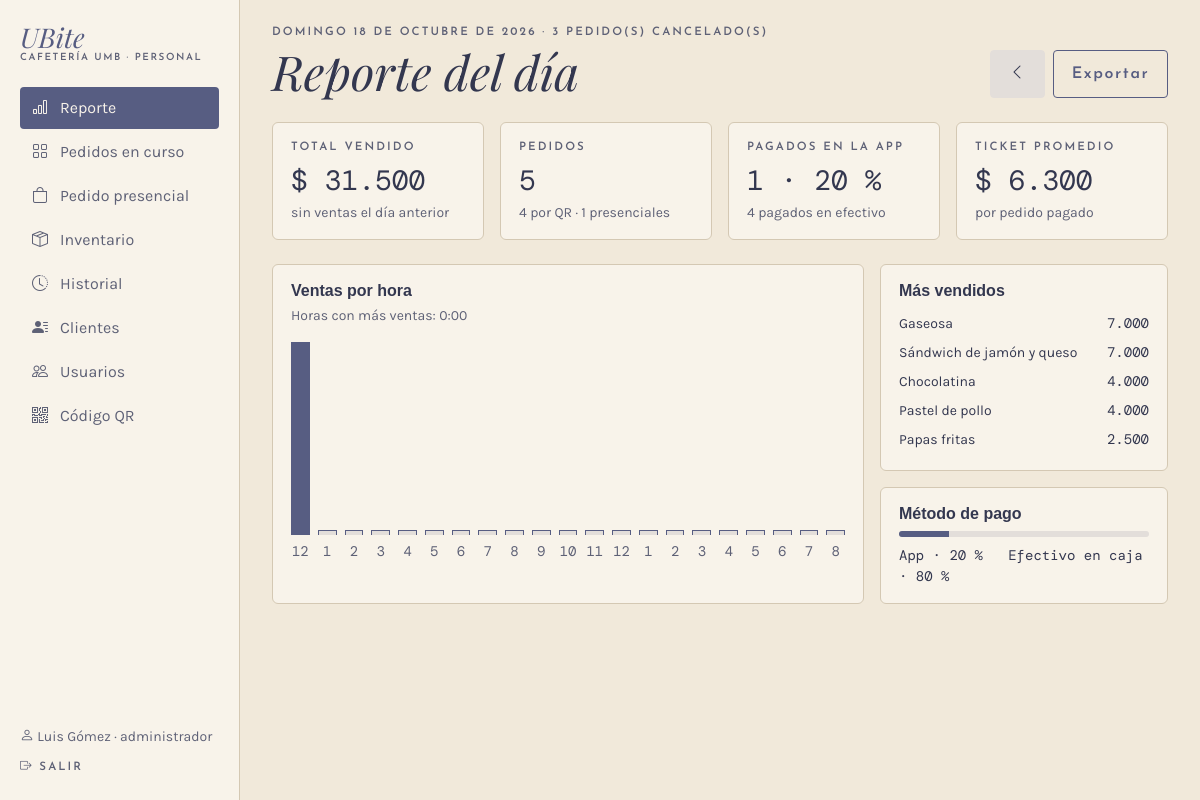
Page /admin/reporte (signed in) on the committed database.
### app/models.py (models this page shows, shortened)
class Usuario(UserMixin, db.Model):
    __tablename__ = "usuario"
    __table_args__ = (
        db.CheckConstraint("rol IN ('cajero', 'administrador')", name="ck_usuario_rol"),
    )
    id_usuario = db.Column(db.Integer, primary_key=True, autoincrement=True)
    nombre = db.Column(db.Text, nullable=False)
    rol = db.Column(db.Text, nullable=False)
    username = db.Column(db.Text, nullable=False, unique=True)
    password_hash = db.Column(db.Text, nullable=False)
    activo = db.Column(db.Boolean, nullable=False, default=True)
    @property
    def is_active(self):
        return bool(self.activo)

class Producto(db.Model):
    __tablename__ = "producto"
    __table_args__ = (
        db.CheckConstraint("precio > 0", name="ck_producto_precio"),
        db.CheckConstraint("stock_actual >= 0", name="ck_producto_stock"),
        db.CheckConstraint("stock_minimo >= 0", name="ck_producto_minimo"),
    )
    id_producto = db.Column(db.Integer, primary_key=True, autoincrement=True)
    nombre = db.Column(db.Text, nullable=False)
    descripcion = db.Column(db.Text)
    precio = db.Column(db.Float, nullable=False)
    stock_actual = db.Column(db.Integer, nullable=False, default=0)
    stock_minimo = db.Column(db.Integer, nullable=False, default=0)
    activo = db.Column(db.Boolean, nullable=False, default=True)
    id_categoria = db.Column(db.Integer, db.ForeignKey("categoria.id_categoria"), nullable=False)
    categoria = db.relationship("Categoria", back_populates="productos")

### app/routes/admin.py (the view)
@bp.route("/reporte")
@rol_requerido("administrador")
def reporte():
    fecha = _fecha()
    return render_template("admin/reporte.html", r=gestion.reporte(fecha), fecha=fecha,
                           hoy=gestion.hoy(), ayer=fecha - timedelta(days=1),
                           manana=fecha + timedelta(days=1))

### app/__init__.py (called while the page is built)
def pesos(valor):
    return f"{valor:,.0f}".replace(",", ".")

@login_manager.user_loader
def cargar_usuario(id_usuario):
    from .models import Usuario
    return db.session.get(Usuario, int(id_usuario))

### app/database.py (called while the page is built)
@event.listens_for(Engine, "begin")
def _iniciar(conexion):
    conexion.exec_driver_sql("BEGIN IMMEDIATE" if _escritura.get() else "BEGIN")

### app/gestion.py (called while the page is built)
def _pedidos_de(fecha):
    return Pedido.query.filter(func.date(Pedido.fecha_hora) == fecha.isoformat()).all()

def _pago(pedido):
    return next((p for p in pedido.pagos if p.estado == "aprobado"), None)

def hoy():
    return ahora().date()

### app/models.py (called while the page is built)
def ahora():
    return datetime.now().replace(microsecond=0)

### app/routes/__init__.py (called while the page is built)
def rol_requerido(*roles):
    def decorador(vista):
        @wraps(vista)
        @login_required
        def envoltura(*args, **kwargs):
            if current_user.rol not in roles:
                abort(403)
            return vista(*args, **kwargs)
        return envoltura
    return decorador

def datos_menu():
    if not current_user.is_authenticated:
        return {}
    from flask import request
    admin = current_user.rol == "administrador"
    seccion = request.endpoint
    if seccion in ("inventario.entrada", "inventario.producto"):
        seccion = "inventario.lista"
    return {"es_admin": admin, "seccion": seccion,
            "menu_personal": MENU_ADMIN if admin else MENU_CAJERO,
            "menu_inferior": INFERIOR_ADMIN if admin else INFERIOR_CAJERO}

### app/routes/admin.py (called while the page is built)
def _fecha():
    try:
        return date.fromisoformat(request.args.get("fecha", ""))
    except ValueError:
        return gestion.hoy()

### app/routes/cliente.py (called while the page is built)
@bp.app_context_processor
def datos_carrito():
    carrito = session.get("carrito", {})
    return {"unidades_carrito": sum(carrito.values())}

### app/templates/admin/reporte.html (shortened to what this page needs)
{% extends "caja/_base.html" %}
{% set meses = ["enero","febrero","marzo","abril","mayo","junio","julio","agosto","septiembre","octubre","noviembre","diciembre"] %}
{% set dias = ["lunes","martes","miércoles","jueves","viernes","sábado","domingo"] %}
{% block panel %}
<div class="d-flex flex-wrap justify-content-between align-items-end gap-3 mb-4">
  <div>
    <p class="etiqueta mb-1">
      {{ dias[fecha.weekday()] }} {{ fecha.day }} de {{ meses[fecha.month - 1] }} de {{ fecha.year }} ·
      {% if r.cancelados %}{{ r.cancelados }} pedido(s) cancelado(s){% else %}sin pedidos cancelados{% endif %}
    </p>
    <h1 class="titulo display-5 mb-0">Reporte del día</h1>
  </div>
  <div class="d-flex gap-2 align-items-center">
    <a class="btn btn-suave" href="{{ url_for('admin.reporte', fecha=ayer.isoformat()) }}" aria-label="Día anterior"><i class="bi bi-chevron-left"></i></a>
    <a class="btn btn-contorno" href="{{ url_for('admin.exportar', fecha=fecha.isoformat()) }}">Exportar</a>
  </div>
</div>
<div class="row g-3 mb-4">
  <div class="col-6 col-xl-3"><div class="tarjeta h-100">
    <p class="etiqueta mb-1">Total vendido</p><div class="mono fs-3">$ {{ r.total|pesos }}</div>
    <p class="small suave mb-0">{% if r.variacion is not none %}{{ "%+d"|format(r.variacion) }} % frente al día anterior{% else %}sin ventas el día anterior{% endif %}</p>
  </div></div>
  <div class="col-6 col-xl-3"><div class="tarjeta h-100">
    <p class="etiqueta mb-1">Pedidos</p><div class="mono fs-3">{{ r.pedidos }}</div>
    <p class="small suave mb-0">{{ r.qr }} por QR · {{ r.presenciales }} presenciales</p>
  </div></div>
  <div class="col-6 col-xl-3"><div class="tarjeta h-100">
    <p class="etiqueta mb-1">Pagados en la app</p><div class="mono fs-3">{{ r.en_app }} · {{ r.pct_app }} %</div>
    <p class="small suave mb-0">{{ r.en_efectivo }} pagados en efectivo</p>
  </div></div>
  <div class="col-6 col-xl-3"><div class="tarjeta h-100">
    <p class="etiqueta mb-1">Ticket promedio</p><div class="mono fs-3">$ {{ r.ticket|pesos }}</div>
    <p class="small suave mb-0">por pedido pagado</p>
  </div></div>
</div>
<div class="row g-3">
  <div class="col-lg-8">
    <div class="tarjeta h-100">
      <h2 class="fs-6 fw-bold mb-1">Ventas por hora</h2>
      {% if r.horas %}
      {% set pico = r.horas|selectattr("pico")|map(attribute="hora")|list|sort %}
      <p class="small suave">Horas con más ventas: {% for h in pico %}{{ h }}:00{{ " y " if not loop.last }}{% endfor %}</p>
      <div class="grafica-horas">
        {% for h in r.horas %}
        <div class="barra-hora" title="{{ h.hora }}:00 · $ {{ h.valor|pesos }}">
          <span class="valor {{ 'pico' if h.pico }}" style="height: {{ [h.alto, 2]|max }}%"></span>
          <span class="mono small suave">{{ 12 if h.hora % 12 == 0 else h.hora % 12 }}</span>
        </div>
        {% endfor %}
      </div>
      {% else %}
      <p class="suave mb-0">Todavía no hay ventas pagadas este día.</p>
      {% endif %}
    </div>
  </div>
  <div class="col-lg-4 d-flex flex-column gap-3">
    <div class="tarjeta">
      <h2 class="fs-6 fw-bold">Más vendidos</h2>
      {% for nombre, valor in r.mas_vendidos %}
      <div class="nombre-prod d-flex align-items-baseline gap-2 small py-1"><span>{{ nombre }}</span><span class="mono">{{ valor|pesos }}</span></div>
      {% else %}<p class="small suave mb-0">Sin ventas.</p>{% endfor %}
    </div>
    <div class="tarjeta">
      <h2 class="fs-6 fw-bold">Método de pago</h2>
      <div class="medidor mb-2"><span style="width: {{ r.pct_app }}%"></span></div>
      <p class="mono small mb-0">App · {{ r.pct_app }} % &nbsp; Efectivo en caja · {{ 100 - r.pct_app if r.pagados else 0 }} %</p>
    </div>
  </div>
</div>
{% endblock %}

### app/templates/caja/_base.html (shortened to what this page needs)
{% extends "base.html" %}
{% block clase_main %}{{ 'con-lateral' if es_admin }} container-xl py-4 con-barra-inferior{% endblock %}
{% block encabezado %}
{% if es_admin %}
<aside class="lateral d-none d-lg-flex">
  <a class="marca mb-4" href="{{ url_for('admin.reporte') }}"><span class="nombre">UBite</span><span class="sub">Cafetería UMB · Personal</span></a>
  <nav>
    {% for ruta, texto, icono in menu_personal %}
    <a href="{{ url_for(ruta) }}" class="{{ 'activo' if seccion == ruta }}"><i class="bi {{ icono }}"></i>{{ texto }}</a>
    {% endfor %}
  </nav>
  <div class="mt-auto pt-4 small">
    <div class="suave mb-2"><i class="bi bi-person"></i> {{ current_user.nombre }} · {{ current_user.rol }}</div>
    <a href="{{ url_for('auth.salir') }}" class="etiqueta text-decoration-none"><i class="bi bi-box-arrow-right"></i> Salir</a>
  </div>
</aside>
{% endif %}
{% endblock %}
{% block contenido %}
{% block panel %}{% endblock %}
{% endblock %}

### app/static/css/ubite.css (style rules this page uses)
:root { --papel: #F1E9DA; --papel-claro: #F8F3EA; --lavado: #E3DEDA; --linea: #D4C8B3; --tinta: #575D82; --tinta-oscura: #33374F; --tinta-suave: #5E6176; --alerta: #8A3B2E; --f-titulo: "Playfair Display", Georgia, serif; --f-etiqueta: "Josefin Sans", Arial, sans-serif; --f-texto: "Karla", Arial, sans-serif; --f-mono: "DM Mono", "Courier New", monospace; --bs-body-bg: var(--papel); --bs-body-color: var(--tinta-oscura); --bs-body-font-family: var(--f-texto); --bs-border-color: var(--linea); --bs-link-color-rgb: 51, 55, 79; --bs-link-hover-color-rgb: 87, 93, 130; }
html { background: var(--papel); }
body { min-height: 100vh; background: var(--papel); color: var(--tinta-oscura); font-family: var(--f-texto); }
.titulo { font-family: var(--f-titulo); font-style: italic; font-weight: 400; color: var(--tinta-oscura); line-height: 1.1; }
.etiqueta { font-family: var(--f-etiqueta); font-weight: 600; font-size: .72rem; letter-spacing: .18em; text-transform: uppercase; color: var(--tinta-suave); }
.mono { font-family: var(--f-mono); }
.suave { color: var(--tinta-suave); }
.marca { text-decoration: none; display: inline-block; line-height: 1; }
.marca .nombre { font-family: var(--f-titulo); font-style: italic; font-size: 1.7rem; color: var(--tinta); }
.marca .sub { display: block; margin-top: 2px; font-family: var(--f-etiqueta); font-weight: 600; font-size: .62rem; letter-spacing: .16em; text-transform: uppercase; color: var(--tinta-suave); }
.btn { font-family: var(--f-etiqueta); font-weight: 600; letter-spacing: .1em; border-radius: 4px; padding: .7rem 1.1rem; }
.btn-contorno { background: transparent; border: 1px solid var(--tinta); color: var(--tinta); }
.btn-suave { background: var(--lavado); border: 1px solid var(--lavado); color: var(--tinta-oscura); }
.tarjeta { display: block; background: var(--papel-claro); border: 1px solid var(--linea); border-radius: 6px; padding: 16px 18px; }
.lateral { position: fixed; top: 0; bottom: 0; left: 0; width: 240px; z-index: 30; flex-direction: column; padding: 24px 20px; background: var(--papel-claro); border-right: 1px solid var(--linea); overflow-y: auto; }
.lateral nav, .lateral-links { display: flex; flex-direction: column; gap: 2px; }
.lateral nav a, .lateral-links a { display: flex; align-items: center; gap: 12px; padding: 9px 12px; border-radius: 4px; color: var(--tinta-suave); text-decoration: none; }
.lateral nav a.activo, .lateral-links a.activo { background: var(--tinta); color: var(--papel-claro); }
.grafica-horas { display: flex; align-items: flex-end; gap: 8px; height: 220px; }
.barra-hora { flex: 1; height: 100%; display: flex; flex-direction: column; justify-content: flex-end; align-items: center; gap: 6px; }
.barra-hora .valor { width: 100%; background: var(--lavado); border: 1px solid var(--tinta); border-bottom: 0; }
.barra-hora .valor.pico { background: var(--tinta); }
.medidor { height: 6px; background: var(--lavado); border-radius: 3px; overflow: hidden; min-width: 60px; }
.medidor span { display: block; height: 100%; background: var(--tinta); }

### rows in the picture
Usuario: nombre "Luis Gómez", rol "administrador"
Producto: nombre "Gaseosa", valor "7.000"
Producto: nombre "Sándwich de jamón y queso", valor "7.000"
Producto: nombre "Chocolatina", valor "4.000"
Producto: nombre "Pastel de pollo", valor "4.000"
Producto: nombre "Papas fritas", valor "2.500"

### other values in the picture
{{ texto }} "Reporte" "Pedidos en curso" "Pedido presencial" "Inventario" "Historial" "Clientes" "Usuarios" "Código QR"
{{ dias[fecha.weekday()] }} "DOMINGO"
{{ fecha.day }} "18"
{{ meses[fecha.month - 1] }} "OCTUBRE"
{{ fecha.year }} "2026"
{{ r.cancelados }} "3"
{{ r.total|pesos }} "31.500"
{{ r.pedidos }} "5"
{{ r.qr }} "4"
{{ r.presenciales }} "1"
{{ r.en_app }} "1"
{{ r.pct_app }} "20"
{{ r.en_efectivo }} "4"
{{ r.ticket|pesos }} "6.300"
{{ h }} "0"
